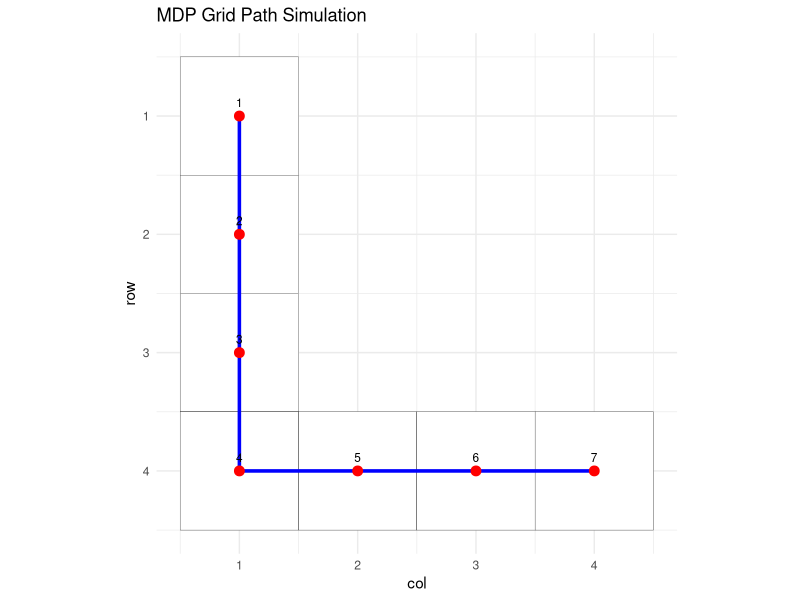

This figure's R source:
#---------------------------------------
# Markov Decision Process Demo
#---------------------------------------

library(ggplot2)

grid_size <- 4
start <- c(1,1)
goal  <- c(4,4)

state <- start
step <- 1
total_reward <- 0

# Track path
path <- matrix("", grid_size, grid_size)
path[start[1], start[2]] <- "S"
path[goal[1], goal[2]]   <- "G"

trajectory <- data.frame(step=1, row=start[1], col=start[2])

cat("Initial Grid:\n")
print(path)

cat("\nStarting Simulation\n\n")

while(!(all(state==goal))){
  
  row <- state[1]
  col <- state[2]
  
  possible <- list()
  if(row>1) possible$Up <- c(row-1,col)
  if(row<grid_size) possible$Down <- c(row+1,col)
  if(col>1) possible$Left <- c(row,col-1)
  if(col<grid_size) possible$Right <- c(row,col+1)
  
  best_action <- NULL
  best_distance <- 100
  state_next <- NULL
  
  for(a in names(possible)){
    next_state <- possible[[a]]
    distance <- abs(goal[1]-next_state[1]) + abs(goal[2]-next_state[2])
    if(distance < best_distance){
      best_distance <- distance
      best_action <- a
      state_next <- next_state
    }
  }
  
  # Exploration: 20% chance to pick a random action
  if(runif(1) < 0.2){
    rand_action <- sample(names(possible),1)
    state_next <- possible[[rand_action]]
    best_action <- rand_action
  }
  
  reward <- -1
  if(all(state_next==goal)) reward <- 100
  total_reward <- total_reward + reward
  
  cat("Step:", step, "\n")
  cat("Current State :", state, "\n")
  cat("Action Taken  :", best_action, "\n")
  cat("Next State    :", state_next, "\n")
  cat("Reward        :", reward, "\n\n")
  
  state <- state_next
  step <- step+1
  
  trajectory <- rbind(trajectory, data.frame(step=step, row=state[1], col=state[2]))
}

cat("Simulation Complete!\n")
cat("Total Steps :", step-1, "\n")
cat("Total Reward:", total_reward, "\n")

# ==========================
# Visualization of Path
# ==========================

ggplot(trajectory, aes(x=col, y=row)) +
  geom_tile(fill="white", color="black", width=1, height=1) +
  geom_path(color="blue", size=1.2) +
  geom_point(color="red", size=3) +
  geom_text(aes(label=step), vjust=-1, size=3) +
  scale_y_reverse() +
  coord_fixed() +
  ggtitle("MDP Grid Path Simulation") +
  theme_minimal()
